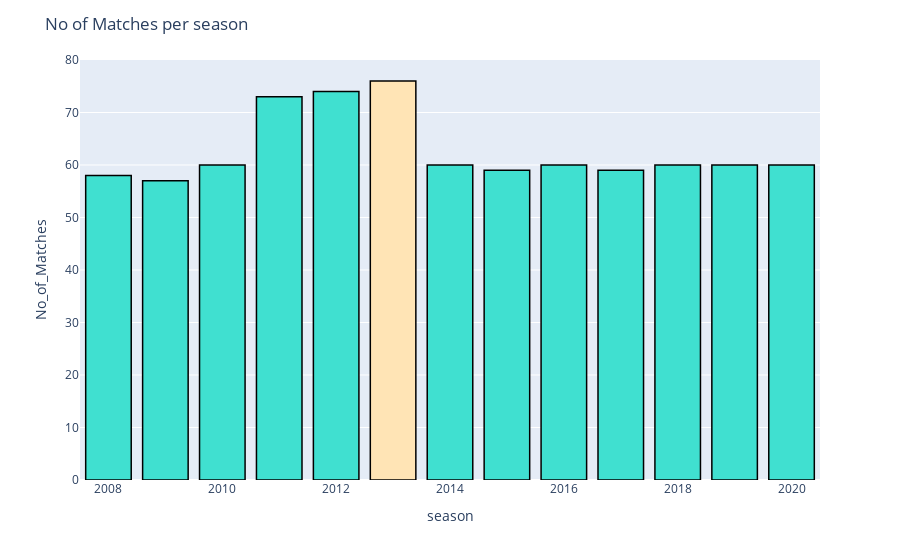

Source (notebook cell):
### Code cell
#visualization of matches played in each season using ploty.express
colors = ['turquoise',] * 15
colors[5] = 'moccasin'
#loading dataset and providing the values of x and y 
fig = px.bar(data_frame=matches_per_season_df ,x=matches_per_season_df.season
                         , y=matches_per_season_df.No_of_Matches )
#giving the title to the visualization
fig.update_layout(title = 'No of Matches per season')
#providing the marker line color and and width
fig.update_traces(marker_line_color='Black' , marker_line_width=1.5,marker_color=colors)
fig.show()

### Figure 1 — Plotly figure (JSON) as saved in the notebook; plotly's stock layout.template omitted (floating-point values rounded to 4 significant figures)
{"data": [{"alignmentgroup": "True", "hovertemplate": "season=%{x}<br>No_of_Matches=%{y}<extra></extra>", "legendgroup": "", "marker": {"color": ["turquoise", "turquoise", "turquoise", "turquoise", "turquoise", "moccasin", "turquoise", "turquoise", "turquoise", "turquoise", "turquoise", "turquoise", "turquoise", "turquoise", "turquoise"], "line": {"color": "Black", "width": 1.5}, "pattern": {"shape": ""}}, "name": "", "offsetgroup": "", "orientation": "v", "showlegend": false, "textposition": "auto", "type": "bar", "x": [2008, 2009, 2010, 2011, 2012, 2013, 2014, 2015, 2016, 2017, 2018, 2019, 2020], "xaxis": "x", "y": [58, 57, 60, 73, 74, 76, 60, 59, 60, 59, 60, 60, 60], "yaxis": "y"}], "layout": {"barmode": "relative", "legend": {"tracegroupgap": 0}, "margin": {"t": 60}, "title": {"text": "No of Matches per season"}, "xaxis": {"anchor": "y", "domain": [0, 1], "title": {"text": "season"}}, "yaxis": {"anchor": "x", "domain": [0, 1], "title": {"text": "No_of_Matches"}}}}
